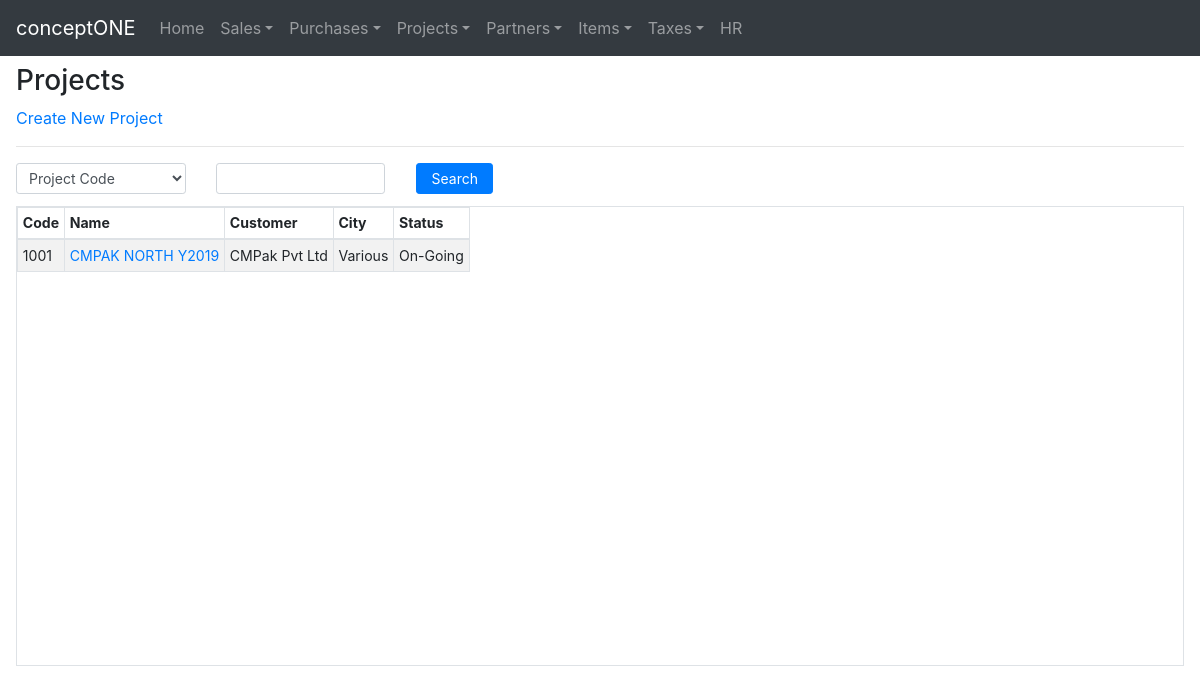
/projects/, run on the app's committed database.
### crudbasic/models.py (models this page shows, shortened)
class Projects(models.Model):
    status_flags = [
        ('Prospective','Prospective'),
        ('Completed','Completed'),
        ('On-Going','On-Going'),
    ]
    project_code = models.CharField(max_length=16, unique=True)
    project_name = models.CharField(max_length=128, unique=True)
    project_customer = models.ForeignKey(Customers, on_delete=models.PROTECT)
    project_city = models.CharField(max_length=128)
    project_status = models.CharField(max_length=16,choices=status_flags)
    created_on = models.DateTimeField(auto_now_add=True)
    updated_on = models.DateTimeField(auto_now=True)

class Customers(models.Model):
    customer_code = models.CharField(max_length=16, unique=True)
    customer_name = models.CharField(max_length=128, unique=True)
    customer_address = models.CharField(max_length=264)
    customer_city = models.CharField(max_length=128)
    customer_phone = models.CharField(max_length=128, blank=True)
    customer_fax = models.CharField(max_length=128, blank=True)
    customer_email = models.EmailField(max_length=192, blank=True)
    customer_ntn_number = models.CharField(max_length=128, blank=True)
    created_on = models.DateTimeField(auto_now_add=True)
    updated_on = models.DateTimeField(auto_now=True)
    def __str__(self):
        return self.customer_name

### crudbasic/views.py (the view, shortened to what this page needs)
# urls.py: path('projects/',views.ProjectView.as_view(),name='projects'),
class ProjectView(TemplateView):
    template_name = 'crudbasic/basedisplay.html'
    def get(self, request, *args, **kwargs):
        main_title = 'Projects'
        create_link= {'name':'Create New Project','value':'crudbasic:createproject'}
        search_form = BasicSearch(caller = Projects)
        table_head_temp = get_col_heads(Projects)
        table_head = []
        for idx, val in enumerate(table_head_temp):
            table_head.append(str(val[1]).split(" ")[1])
        page_data = Projects.objects.order_by('created_on')
        return render(request, self.template_name, {'page_data': page_data,
                                                    'search_form' : search_form,
                                                    'table_head':table_head,
                                                    'main_title':main_title,
                                                    'create_link':create_link
                                                    })

### crudbasic/forms.py
class BasicSearch(forms.Form):
    field_dct = {}
    search_by = forms.ChoiceField(choices=field_dct,widget=forms.Select(attrs={'class':'form-control form-control-sm'}))
    search_for = forms.CharField(widget=forms.TextInput(attrs={'class':'form-control form-control-sm'}))
    def __init__(self,*arg,**kwargs):
        caller = kwargs.pop('caller')
        super(BasicSearch, self).__init__(*arg,**kwargs)
        field_dct = get_col_heads(caller)
        self.fields['search_by'].choices = field_dct

### crudbasic/basic_functions.py (called while the page is built)
def get_col_heads(caller):
    caller_fields = caller._meta.fields
    field_list = []
    human_rdable_list =[]
    for fields in caller_fields:
        column_head = (str(fields)).split(".")
        human_rdable_name = column_head[-1].replace("_"," ").title()
        human_rdable_list.append(human_rdable_name)
        field_list.append(column_head[-1])
    field_list = field_list[1:-2]
    human_rdable_list = human_rdable_list[1:-2]
    field_dct = tuple(zip(field_list,human_rdable_list))
    return field_dct

### templates/crudbasic/basedisplay.html
<!DOCTYPE html>
{% extends 'crudbasic/base.html' %}
{% block body_block %}
<h3 class="">{{ main_title }}</h3>
<a class="" href="{% url create_link.value %}">{{ create_link.name }}</a>
<hr class="">
{% if search_form %}
<form method="POST">{% csrf_token %}
  <div class="row mb-0">
    <div class="col-xl-2 col-lg-3 col-md-4 mb-2">
      {{ search_form.search_by}}
    </div>
    <div class="col-xl-2 col-lg-3 col-md-4 mb-2">
      {{ search_form.search_for }}
    </div>
    <div class="col-xl-1 col-lg-1 col-md-2 pl-2 mb-1 ml-2">
      <button class="btn btn-primary btn-sm button-custom" type="submit" value="search" name="search">Search</button>
    </div>
  </div>
</form>
{% endif %}
<div class="row">
  <div class="col-md-12">
    <div class="mt-0 pb-3 pt-1">
    {% if page_data %}
    <table class="table table-bordered table-striped table-sm table-properties">
      <thead class="">
        <tr>
          {% for head in table_head %}
            <th scope="col">{{ head }}</th>
          {% endfor %}
        </tr>
      </thead>
      <tbody>
        {% if main_title == 'Customers' %}
          {% include 'crudbasic/tables/customertable.html' %}
        {% elif main_title == 'Suppliers' %}
          {% include 'crudbasic/tables/suppliertable.html' %}
        {% elif main_title == 'Items' %}
          {% include 'crudbasic/tables/itemtable.html' %}
        {% elif main_title == 'Projects' %}
          {% include 'crudbasic/tables/projecttable.html' %}
        {% elif main_title == 'Tax Rates' %}
          {% include 'crudbasic/tables/taxratetable.html' %}
        {% elif main_title == 'Purchase Orders' %}
          {% include 'crudbasic/tables/purchaseordertable.html' %}
        {% endif %}
      </tbody>
    </table>
    {% else %}
      <p>Oops! No Record found</p>
    {% endif %}
    </div>
  </div>
</div>
{% endblock %}

### templates/crudbasic/tables/projecttable.html
<!DOCTYPE html>
{% for project in page_data %}
<tr>
  <td>{{ project.project_code }}</td>
  <td>
    <a href="update/{{project.id}}">{{ project.project_name }}</a>
  </td>
  <td>{{ project.project_customer }}</td>
  <td>{{ project.project_city }}</td>
  <td>{{ project.project_status }}</td>
</tr>
{% endfor %}

### static/css/master.css (style rules this page uses)
.table-properties { height: 460px; display: block; overflow-y: scroll; }
.button-custom { width : 100%; }
table { font-size: 0.88rem; }

### data on the page
Projects: project_code "1001", project_name "CMPAK NORTH Y2019", project_customer "CMPak Pvt Ltd", project_city "Various", project_status "On-Going"

### other printed values
{{ main_title }} "Projects"
{{ create_link.name }} "Create New Project"
{{ head }} "Code" "Name" "Customer" "City" "Status"
